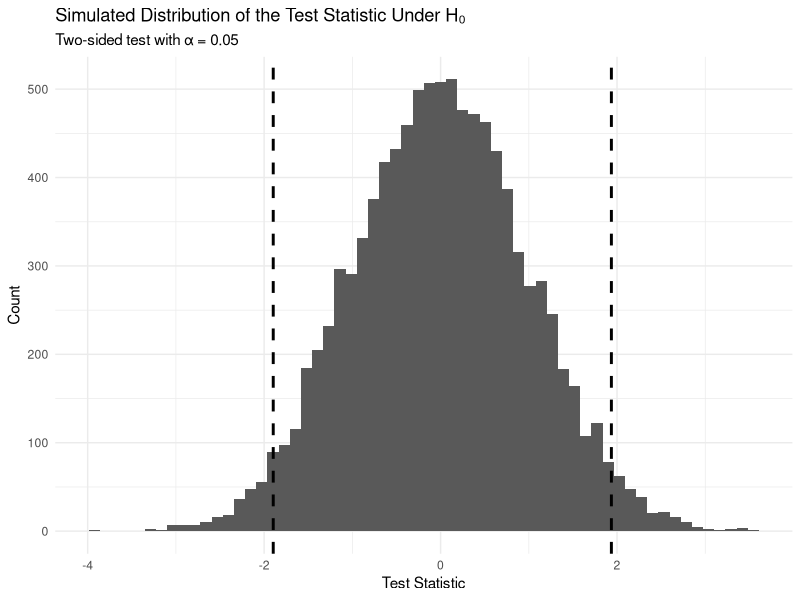
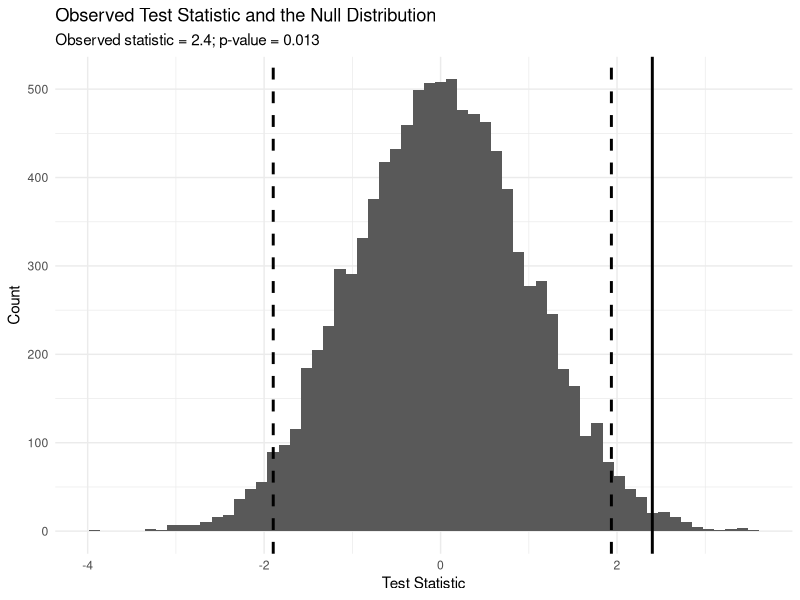
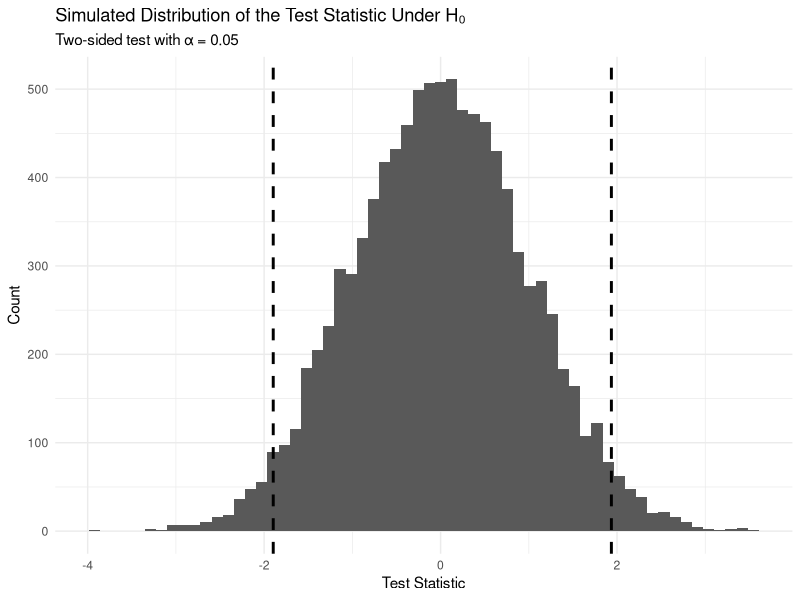
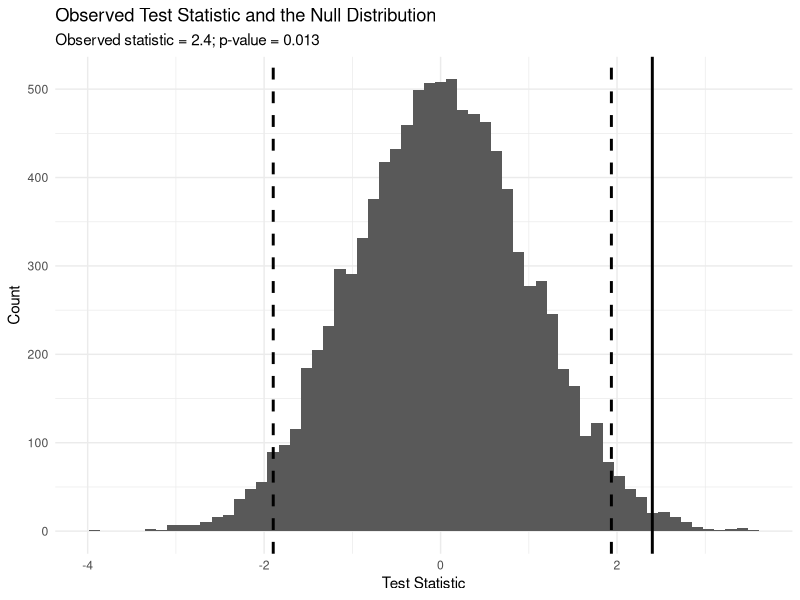

Source code (R) for these figures, in order:
# ============================================================
# Blog 8: Hypothesis Testing
# Null Distribution, Rejection Region, and p-Value
# ============================================================


# ------------------------------------------------------------
# 1. Project paths
# ------------------------------------------------------------

project_path <- "D:/Rproject/6400-blog8"

figure_path <- file.path(
  project_path,
  "figure"
)

if (!dir.exists(figure_path)) {
  dir.create(
    figure_path,
    recursive = TRUE
  )
}


# ------------------------------------------------------------
# 2. Load packages
# ------------------------------------------------------------

library(ggplot2)


# ============================================================
# 3. General parameters
# ============================================================

set.seed(123)

population_sd <- 10


# ============================================================
# 4. Hypothesis Testing
# ============================================================


# ------------------------------------------------------------
# 4.1 Define the null hypothesis
# ------------------------------------------------------------

mu_null <- 50

sample_size_test <- 50

n_test_simulations <- 10000

test_alpha <- 0.05


# ------------------------------------------------------------
# 4.2 Simulate test statistics under H0
# ------------------------------------------------------------

test_statistics <- numeric(
  n_test_simulations
)


for (i in 1:n_test_simulations) {
  
  # Generate data assuming H0 is true
  
  sample_data <- rnorm(
    sample_size_test,
    mean = mu_null,
    sd = population_sd
  )
  
  
  # Calculate the sample mean
  
  sample_mean <- mean(
    sample_data
  )
  
  
  # Calculate the standardized test statistic
  
  test_statistics[i] <- (
    sample_mean - mu_null
  ) / (
    population_sd / sqrt(sample_size_test)
  )
}


# ------------------------------------------------------------
# 4.3 Store the simulated null distribution
# ------------------------------------------------------------

test_df <- data.frame(
  test_statistic = test_statistics
)


# ------------------------------------------------------------
# 4.4 Determine the rejection region
# ------------------------------------------------------------

critical_values <- quantile(
  test_statistics,
  probs = c(
    test_alpha / 2,
    1 - test_alpha / 2
  )
)

print(critical_values)


# ------------------------------------------------------------
# 4.5 Plot the null distribution
# ------------------------------------------------------------

null_distribution_plot <- ggplot(
  test_df,
  aes(x = test_statistic)
) +
  geom_histogram(
    bins = 60
  ) +
  geom_vline(
    xintercept = critical_values[1],
    linetype = "dashed",
    linewidth = 1
  ) +
  geom_vline(
    xintercept = critical_values[2],
    linetype = "dashed",
    linewidth = 1
  ) +
  labs(
    title = "Simulated Distribution of the Test Statistic Under H₀",
    subtitle = "Two-sided test with α = 0.05",
    x = "Test Statistic",
    y = "Count"
  ) +
  theme_minimal()


print(null_distribution_plot)


# Save the figure

ggsave(
  filename = file.path(
    figure_path,
    "null_distribution.png"
  ),
  plot = null_distribution_plot,
  width = 8,
  height = 5,
  dpi = 300
)


# ============================================================
# 5. Simulated p-value
# ============================================================


# ------------------------------------------------------------
# 5.1 Choose an observed test statistic
# ------------------------------------------------------------

observed_test_statistic <- 2.4


# ------------------------------------------------------------
# 5.2 Calculate the simulated p-value
# ------------------------------------------------------------

p_value <- mean(
  abs(test_statistics) >=
    abs(observed_test_statistic)
)

print(p_value)


cat(
  "Observed test statistic:",
  observed_test_statistic,
  "\n"
)

cat(
  "Simulated p-value:",
  round(p_value, 4),
  "\n"
)


# ------------------------------------------------------------
# 5.3 Plot the observed statistic
# ------------------------------------------------------------

p_value_plot <- ggplot(
  test_df,
  aes(x = test_statistic)
) +
  geom_histogram(
    bins = 60
  ) +
  geom_vline(
    xintercept = critical_values[1],
    linetype = "dashed",
    linewidth = 1
  ) +
  geom_vline(
    xintercept = critical_values[2],
    linetype = "dashed",
    linewidth = 1
  ) +
  geom_vline(
    xintercept = observed_test_statistic,
    linewidth = 1
  ) +
  labs(
    title = "Observed Test Statistic and the Null Distribution",
    subtitle = paste0(
      "Observed statistic = ",
      observed_test_statistic,
      "; p-value = ",
      round(p_value, 4)
    ),
    x = "Test Statistic",
    y = "Count"
  ) +
  theme_minimal()


print(p_value_plot)


# Save the figure

ggsave(
  filename = file.path(
    figure_path,
    "p_value.png"
  ),
  plot = p_value_plot,
  width = 8,
  height = 5,
  dpi = 300
)
